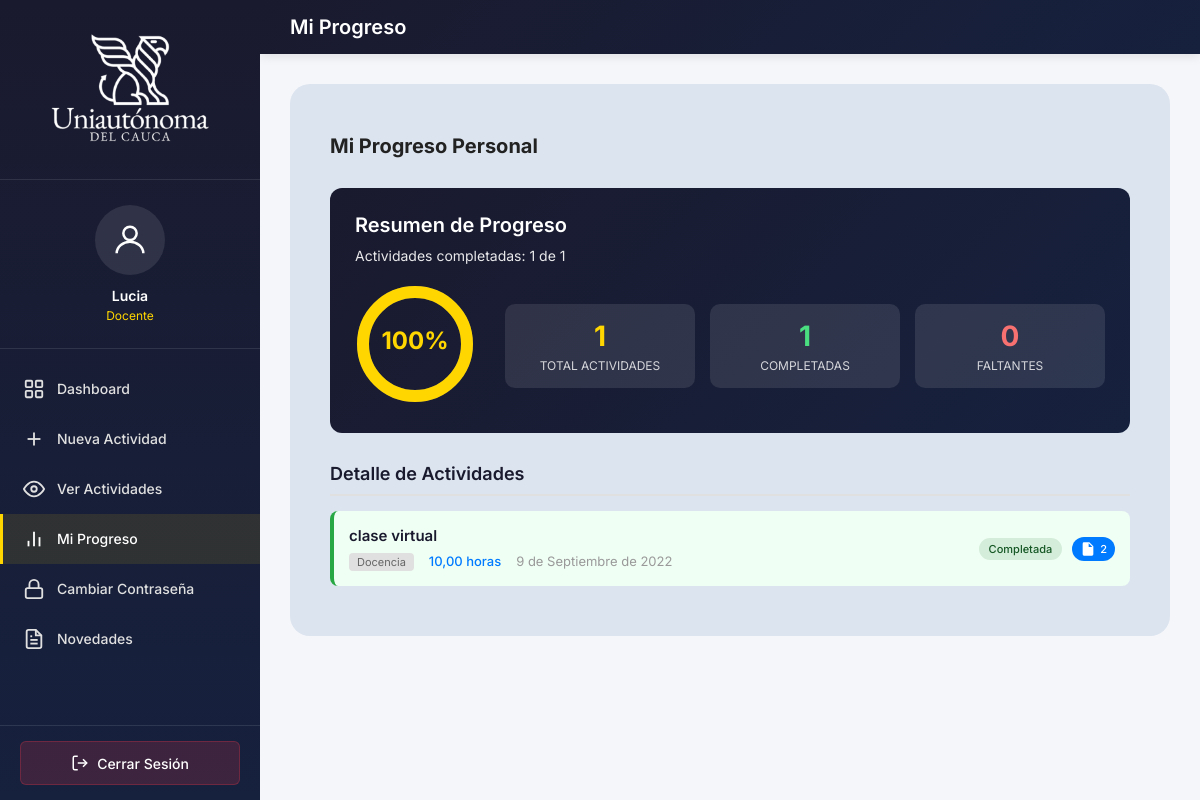
/profesor/progreso/ (signed in), run on the app's committed database.
### accounts/models.py (models this page shows, shortened)
class Usuario(AbstractUser):
    ROLES = (
        ('administrador', 'Administrador'),
        ('coordinador', 'Coordinador'),
        ('profesor', 'Profesor'),
    )
    ESTADOS = (
        ('activo', 'Activo'),
        ('inactivo', 'Inactivo'),
    )
    rol = models.CharField(max_length=20, choices=ROLES, default='profesor')
    programa = models.CharField(max_length=100, blank=True, null=True)
    codigo = models.CharField(max_length=20, blank=True, null=True, unique=True)
    estado = models.CharField(max_length=10, choices=ESTADOS, default='activo')
    class Meta:
        verbose_name = 'Usuario'
        verbose_name_plural = 'Usuarios'
    @property
    def nombre_completo(self):
        return self.get_full_name() or self.username

### tareas/models.py (models this page shows, shortened)
class Actividad(models.Model):
    TIPOS = (
        ('extension', 'Extensión'),
        ('investigacion', 'Investigación'),
        ('docencia', 'Docencia'),
        ('administrativa', 'Administrativa'),
    )
    ESTADOS = (
        ('pendiente', 'Pendiente'),
        ('en_progreso', 'En Progreso'),
        ('completada', 'Completada'),
        ('rechazada', 'Rechazada'),
    )
    nombre = models.CharField(max_length=200)
    tipo_actividad = models.CharField(max_length=30, choices=TIPOS)
    cantidad_horas = models.DecimalField(max_digits=6, decimal_places=2)
    fecha = models.DateField()
    descripcion = models.TextField(blank=True)
    profesor = models.ForeignKey(
        settings.AUTH_USER_MODEL,
        on_delete=models.CASCADE,
        related_name='actividades'
    )
    estado = models.CharField(max_length=20, choices=ESTADOS, default='pendiente')
    asignado_por = models.ForeignKey(
        settings.AUTH_USER_MODEL,
        on_delete=models.SET_NULL,
        null=True, blank=True,
        related_name='tareas_asignadas'
    )
    fecha_creacion = models.DateTimeField(auto_now_add=True)
    fecha_actualizacion = models.DateTimeField(auto_now=True)
    anio = models.IntegerField(null=True, blank=True, verbose_name='Año')
    periodo = models.CharField(max_length=20, blank=True)
    semestre = models.CharField(max_length=20, blank=True)
    curso = models.CharField(max_length=100, blank=True)
    class Meta:
        verbose_name = 'Actividad'
        verbose_name_plural = 'Actividades'
        ordering = ['-fecha_creacion']

### tareas/views.py (the view)
# urls.py: path('profesor/progreso/', views.progreso_profesor, name='progreso_profesor'),
@login_required
@role_required('profesor')
def progreso_profesor(request):
    from django.db.models import Count
    actividades = Actividad.objects.filter(profesor=request.user).annotate(
        evidencias_count=Count('evidencias')
    )
    total_actividades = actividades.count()
    actividades_completadas = actividades.filter(estado='completada').count()
    if total_actividades > 0:
        progreso = int((actividades_completadas / total_actividades) * 100)
    else:
        progreso = 0
    radio = 52
    circunferencia = 2 * 3.1416 * radio
    offset = circunferencia * (100 - progreso) / 100
    faltantes = total_actividades - actividades_completadas
    context = {
        'page_title': 'Mi Progreso',
        'user_role': 'Docente',
        'user_name': request.user.nombre_completo,
        'actividades': actividades,
        'total_actividades': total_actividades,
        'actividades_completadas': actividades_completadas,
        'progreso': progreso,
        'faltantes': faltantes,
        'circunferencia': circunferencia,
        'offset': offset,
    }
    return render(request, 'profesor/progreso.html', context)

### templates/profesor/progreso.html (shortened to what this page needs)
{% extends "base_sidebar.html" %}
{% load static %}
{% block sidebar_menu %}
<a href="{% url 'profesor_dashboard' %}" class="sidebar-menu-item">
    <div class="sidebar-menu-icon">
        <svg viewBox="0 0 24 24" fill="none" stroke="currentColor" stroke-width="2">
            <rect x="3" y="3" width="7" height="7" rx="1"/>
            <rect x="14" y="3" width="7" height="7" rx="1"/>
            <rect x="3" y="14" width="7" height="7" rx="1"/>
            <rect x="14" y="14" width="7" height="7" rx="1"/>
        </svg>
    </div>
    <span class="sidebar-menu-text">Dashboard</span>
</a>
<a href="{% url 'nueva_actividad' %}" class="sidebar-menu-item">
    <div class="sidebar-menu-icon">
        <svg viewBox="0 0 24 24" fill="none" stroke="currentColor" stroke-width="2">
            <line x1="12" y1="5" x2="12" y2="19"/>
            <line x1="5" y1="12" x2="19" y2="12"/>
        </svg>
    </div>
    <span class="sidebar-menu-text">Nueva Actividad</span>
</a>
<a href="{% url 'visualizar_actividades_profesor' %}" class="sidebar-menu-item">
    <div class="sidebar-menu-icon">
        <svg viewBox="0 0 24 24" fill="none" stroke="currentColor" stroke-width="2">
            <path d="M1 12s4-8 11-8 11 8 11 8-4 8-11 8-11-8-11-8z"/>
            <circle cx="12" cy="12" r="3"/>
        </svg>
    </div>
    <span class="sidebar-menu-text">Ver Actividades</span>
</a>
<a href="{% url 'progreso_profesor' %}" class="sidebar-menu-item active">
    <div class="sidebar-menu-icon">
        <svg viewBox="0 0 24 24" fill="none" stroke="currentColor" stroke-width="2">
            <line x1="18" y1="20" x2="18" y2="10"/>
            <line x1="12" y1="20" x2="12" y2="4"/>
            <line x1="6" y1="20" x2="6" y2="14"/>
        </svg>
    </div>
    <span class="sidebar-menu-text">Mi Progreso</span>
</a>
<a href="{% url 'actualizar_password' %}" class="sidebar-menu-item">
    <div class="sidebar-menu-icon">
        <svg viewBox="0 0 24 24" fill="none" stroke="currentColor" stroke-width="2">
            <rect x="3" y="11" width="18" height="11" rx="2" ry="2"/>
            <path d="M7 11V7a5 5 0 0 1 10 0v4"/>
        </svg>
    </div>
    <span class="sidebar-menu-text">Cambiar Contraseña</span>
</a>
<a href="{% url 'novedades' %}" class="sidebar-menu-item">
    <div class="sidebar-menu-icon">
        <svg viewBox="0 0 24 24" fill="none" stroke="currentColor" stroke-width="2">
            <path d="M14 2H6a2 2 0 0 0-2 2v16a2 2 0 0 0 2 2h12a2 2 0 0 0 2-2V8z"/>
            <polyline points="14 2 14 8 20 8"/>
            <line x1="16" y1="13" x2="8" y2="13"/>
            <line x1="16" y1="17" x2="8" y2="17"/>
            <polyline points="10 9 9 9 8 9"/>
        </svg>
    </div>
    <span class="sidebar-menu-text">Novedades</span>
</a>
{% endblock %}
{% block content %}
<div class="content-card">
    <h2 class="form-subtitle">Mi Progreso Personal</h2>
    <div class="progreso-resumen">
        <div class="resumen-header">
            <h3>Resumen de Progreso</h3>
            <p>Actividades completadas: {{ actividades_completadas }} de {{ total_actividades }}</p>
        </div>
        <div class="progreso-principal">
            <div class="circulo-progreso">
                <svg viewBox="0 0 120 120" width="120" height="120">
                    <circle class="circulo-fondo" cx="60" cy="60" r="52"/>
                    <circle class="circulo-progreso-barra" cx="60" cy="60" r="52"
                            stroke-dasharray="{{ circunferencia }}"
                            stroke-dashoffset="{{ offset }}"/>
                    <text x="60" y="65" text-anchor="middle" class="circulo-porcentaje">{{ progreso }}%</text>
                </svg>
            </div>
            <div class="resumen-stats">
                <div class="stat-box">
                    <span class="stat-numero">{{ total_actividades }}</span>
                    <span class="stat-texto">Total Actividades</span>
                </div>
                <div class="stat-box completadas">
                    <span class="stat-numero">{{ actividades_completadas }}</span>
                    <span class="stat-texto">Completadas</span>
                </div>
                <div class="stat-box faltantes">
                    <span class="stat-numero">{{ faltantes }}</span>
                    <span class="stat-texto">Faltantes</span>
                </div>
            </div>
        </div>
    </div>
    {% if actividades %}
    <h3 class="section-title">Detalle de Actividades</h3>
    <div class="actividades-list">
        {% for actividad in actividades %}
        <div class="actividad-item {% if actividad.estado == 'completada' %}completada{% endif %}">
            <div class="actividad-info">
                <h4 class="actividad-nombre">{{ actividad.nombre }}</h4>
                <p class="actividad-meta">
                    <span class="meta-tipo">{{ actividad.get_tipo_actividad_display }}</span>
                    <span class="meta-horas">{{ actividad.cantidad_horas }} horas</span>
                    <span class="meta-fecha">{{ actividad.fecha }}</span>
                </p>
            </div>
            <div class="actividad-estado">
                <span class="badge badge-{{ actividad.estado }}">
                    {{ actividad.get_estado_display }}
                </span>
                {% if actividad.evidencias_count > 0 %}
                <span class="evidencias-badge" title="{{ actividad.evidencias_count }} evidencia(s)">
                    <svg viewBox="0 0 24 24" width="16" height="16">
                        <path fill="currentColor" d="M14,2H6A2,2 0 0,0 4,4V20A2,2 0 0,0 6,22H18A2,2 0 0,0 20,20V8L14,2M18,20V13H6V20H18M13,9V3.5L18.5,9H13Z" />
                    </svg>
                    {{ actividad.evidencias_count }}
                </span>
                {% endif %}
            </div>
        </div>
        {% endfor %}
    </div>
    {% else %}
    <p style="text-align:center;padding:40px;color:#666;font-size:16px;">No tienes actividades registradas.</p>
    {% endif %}
</div>
{% endblock %}

### templates/base_sidebar.html (shortened to what this page needs)
{% load static %}
<!DOCTYPE html>
<html lang="es">
<head>
    <link rel="stylesheet" href="{% static 'css/style.css' %}">
</head>
<body>
    <aside class="sidebar" id="sidebar">
        <div class="sidebar-header">
            <img src="{% static 'img/logo_white.png' %}" alt="Logo" class="sidebar-logo">
        </div>
        <div class="sidebar-user">
            <div class="sidebar-avatar">
                <svg viewBox="0 0 24 24" xmlns="http://www.w3.org/2000/svg">
                    <circle cx="12" cy="8" r="4" fill="none" stroke="white" stroke-width="1.5"/>
                    <path d="M4 20c0-4 4-7 8-7s8 3 8 7" fill="none" stroke="white" stroke-width="1.5"/>
                </svg>
            </div>
            <div class="sidebar-user-name">{{ user_name|default:user.get_full_name }}</div>
            <div class="sidebar-user-role">{{ user_role }}</div>
        </div>
        <nav class="sidebar-menu">
            {% block sidebar_menu %}{% endblock %}
        </nav>
        <div class="sidebar-footer">
            <a href="{% url 'logout' %}" class="sidebar-logout">
                <svg viewBox="0 0 24 24" fill="none" stroke="currentColor" stroke-width="2">
                    <path d="M9 21H5a2 2 0 0 1-2-2V5a2 2 0 0 1 2-2h4"/>
                    <polyline points="16 17 21 12 16 7"/>
                    <line x1="21" y1="12" x2="9" y2="12"/>
                </svg>
                Cerrar Sesión
            </a>
        </div>
    </aside>
    <div class="main-with-sidebar">
        <header class="header-sidebar">
            <h2 class="header-title-sidebar">{% block header_title %}{{ page_title }}{% endblock %}</h2>
        </header>
        <main class="content-area">
            {% block content %}{% endblock %}
        </main>
    </div>
</body>
</html>

### static/css/style.css (style rules this page uses)
*, *::before, *::after { margin: 0; padding: 0; box-sizing: border-box; }
html, body { height: 100%; font-family: 'Inter', sans-serif; background-color: #f5f5f5; color: #333; }
a { text-decoration: none; color: inherit; }
.content-card { background-color: #DCE4EF; border-radius: 20px; padding: 50px 40px; margin: 0 auto; max-width: 1000px; min-height: 350px; }
.form-subtitle { font-size: 20px; font-weight: 700; margin-bottom: 30px; color: #222; }

### templates/base_sidebar.html (style rules this page uses)
.sidebar { position: fixed; top: 0; left: 0; height: 100vh; width: 260px; background: linear-gradient(180deg, #1a1a2e 0%, #16213e 100%); color: #fff; z-index: 1000; display: flex; flex-direction: column; transition: transform 0.3s ease; }
.sidebar-header { padding: 20px; text-align: center; border-bottom: 1px solid rgba(255,255,255,0.1); }
.sidebar-logo { max-width: 180px; height: auto; }
.sidebar-user { padding: 25px 20px; text-align: center; border-bottom: 1px solid rgba(255,255,255,0.1); }
.sidebar-avatar { width: 70px; height: 70px; border-radius: 50%; background: rgba(255,255,255,0.1); display: flex; align-items: center; justify-content: center; margin: 0 auto 12px; }
.sidebar-avatar svg { width: 40px; height: 40px; }
.sidebar-user-name { font-size: 14px; font-weight: 600; color: #fff; margin-bottom: 4px; }
.sidebar-user-role { font-size: 12px; color: #ffd600; }
.sidebar-menu { flex: 1; padding: 15px 0; overflow-y: auto; }
.sidebar-menu-item { display: flex; align-items: center; padding: 14px 20px; color: #e0e0e0; text-decoration: none; transition: all 0.2s ease; border-left: 3px solid transparent; }
.sidebar-menu-item.active { background: rgba(255,214,0,0.1); border-left-color: #ffd600; color: #fff; }
.sidebar-menu-icon { width: 22px; height: 22px; margin-right: 12px; flex-shrink: 0; }
.sidebar-menu-icon svg { width: 100%; height: 100%; }
.sidebar-menu-text { font-size: 14px; font-weight: 500; }
.sidebar-footer { padding: 15px 0; border-top: 1px solid rgba(255,255,255,0.1); }
.sidebar-logout { display: flex; align-items: center; justify-content: center; width: calc(100% - 40px); margin: 0 20px; padding: 12px; background: rgba(220,53,69,0.2); color: #fff; text-decoration: none; border-radius: 6px; font-size: 14px; font-weight: 500; transition: all 0.2s ease; border: 1px solid rgba(220,53,69,0.3); }
.sidebar-logout svg { width: 18px; height: 18px; margin-right: 8px; }
.main-with-sidebar { margin-left: 260px; min-height: 100vh; background: #f5f6fa; }
.header-sidebar { background: linear-gradient(135deg, #1a1a2e 0%, #16213e 100%); color: #fff; padding: 15px 30px; display: flex; align-items: center; justify-content: space-between; box-shadow: 0 2px 10px rgba(0,0,0,0.1); }
.header-title-sidebar { font-size: 20px; font-weight: 600; color: #fff; margin: 0; }
.content-area { padding: 30px; }

### data on the page
Usuario: first_name+last_name "Lucia"
Actividad: nombre "clase virtual", tipo_actividad "Docencia", cantidad_horas "10,00", fecha "9 de Septiembre de 2022", estado "Completada", evidencias_count "2"

### other printed values
{{ user_role }} "Docente"
{{ page_title }} "Mi Progreso"
{{ actividades_completadas }} "1"
{{ total_actividades }} "1"
{{ progreso }} "100"
{{ faltantes }} "0"
